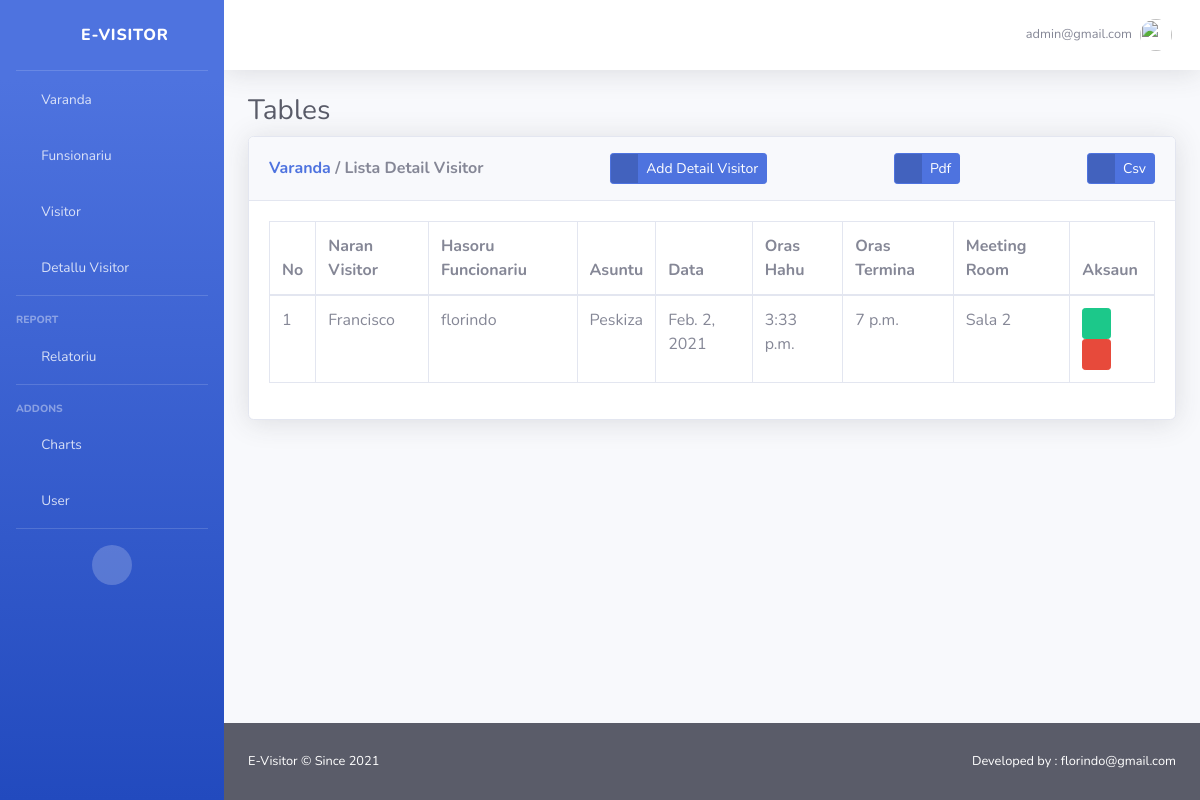
The page /detailvisitor/ (signed in) on the database its author committed.
### user/models.py (models this page shows)
class User(AbstractUser):
	is_visitor = models.BooleanField(default=False)
	is_recepcionist = models.BooleanField(default=False)
	is_funsionariu = models.BooleanField(default=False)

### admin1/models.py (models this page shows, shortened)
class DetailVisitor(models.Model):
	naranvisitor = models.ForeignKey(Visitor,on_delete=models.CASCADE)
	hasorufuncionariu = models.ForeignKey(Funcionariu,on_delete=models.CASCADE)
	asuntu = models.CharField(max_length=200,null=True)
	data = models.DateField(null=True)
	orashahu = models.TimeField(auto_now_add=True)
	orastermina = models.TimeField(auto_now_add=False)
	fatinhasoru = models.CharField(max_length=200,null=True)

class Visitor(models.Model):
	SEKSU = (
			('Mane', 'Mane'),
			('Feto', 'Feto'),
			)
	naran = models.CharField(max_length=200,null=True)
	seksu = models.CharField(max_length=200,null=True,choices=SEKSU)
	husi_diresaun = models.CharField(max_length=200,null=True)
	hela_fatin = models.CharField(max_length=200,null=True)
	nu_kontaktu = models.CharField(max_length=200,null=True)
	email = models.EmailField(max_length=200,null=True)
	user = models.ForeignKey(User, on_delete=models.CASCADE, null=True)
	def __str__(self):
		return self.naran

class Funcionariu(models.Model):
	SEXO = (
			('Mane', 'Mane'),
			('Feto', 'Feto'),
			)
	TIPU_USER = (
			('Funsionariu', 'Funsionariu'),
			('recepsionit', 'recepsionit'),
			)
	MUNICIPIO = (
			('Aileu', 'Aileu'),
			('Ainaru', 'Ainaru'),
			('Baucau', 'Baucau'),
			('Bobonaru', 'Bobonaru'),
			('Covalima', 'Covalima'),
			('Dili', 'Dili'),
			('Ermera', 'Ermera'),
			('Likisa', 'Likisa'),
			('Lautem', 'Lautem'),
			('Manatuto', 'Manatuto'),
			('Manufahi', 'Manufahi'),
			('Oecusse', 'Oecusse'),
			('Viqueque', 'Viqueque'),
			)
	naran = models.CharField(max_length=200,null=True)
	sexo = models.CharField(max_length=200,null=True,choices=SEXO)
	data_moris = models.DateField(auto_now=False,auto_now_add=False,null=True)
	hela_fatin = models.CharField(max_length=200,null=True)
	municipio = models.CharField(max_length=200,null=True,choices=MUNICIPIO)
	nu_kontaktu = models.CharField(max_length=200,null=True)
	email = models.EmailField(max_length=200,null=True)
	diresaun = models.CharField(max_length=200,null=True)
	tipu_user = models.CharField(max_length=200,null=True,choices=TIPU_USER)
	user = models.ForeignKey(User, on_delete=models.CASCADE, null=True)
	def __str__(self):
		return self.naran

### admin1/views.py (the view)
# urls.py: path('detailvisitor/',detailvisitor, name='detailvisitor'),
@login_required
def detailvisitor(request):
	listadetailvisitor = DetailVisitor.objects.all()
	data = {
	'title':"Lista DetailVisitor",
	'dadus':listadetailvisitor
	}
	return render(request,'detailvisitor.html',data)

### admin1/templates/detailvisitor.html (shortened to what this page needs)
{% extends 'main/base.html' %}
{% load static %}
{% block content %}
<div class="container-fluid">
                    <h1 class="h3 mb-2 text-gray-800">Tables</h1>
                     <div class="card shadow mb-4">
                        <div class="card-header py-3 d-flex flex-row align-items-center justify-content-between">
                            <h6 class="m-0 font-weight-bold text-primary text-muted">
                                <a href="{% url 'home' %}">Varanda</a> / Lista Detail Visitor
                            </h6>
                            <a class="btn btn-sm btn-primary btn-icon-split" href="{% url 'create_det_visitor' %}">
                                <span class="icon text-white-50">
                                    <i class="fas fa-plus"></i>
                                </span>
                                <span class="text">Add Detail Visitor</span>
                            </a>
                            <a class="btn btn-sm btn-primary btn-icon-split" href="{% url 'pdf_det_visitor' %}">
                                <span class="icon text-white-50">
                                    <i class="fas fa-print"></i>
                                </span>
                                <span class="text">Pdf</span>
                            </a>
                            <a class="btn btn-sm btn-primary btn-icon-split" href="{% url 'csv_det_visitor' %}">
                                <span class="icon text-white-50">
                                    <i class="fas fa-print"></i>
                                </span>
                                <span class="text">Csv</span>
                            </a>
                        </div>
                        <div class="card-body">
                            <div class="table-responsive">
                                <table class="table table-bordered" id="dataTable" width="100%" cellspacing="0">
                                    <thead>
                                        <tr>
                                            <th>No</th>
                                            <th>Naran Visitor</th>
                                            <th>Hasoru Funcionariu</th>
                                            <th>Asuntu</th>
                                            <th>Data</th>
                                            <th>Oras Hahu</th>
                                            <th>Oras Termina</th>
                                            <th>Meeting Room</th>
                                            <th>Aksaun</th>
                                        </tr>
                                    </thead>
                                    <tbody>
                                        {% for list in dadus %}
                                        <tr>
                                            <td>{{ forloop.counter }}</td>
                                            <td>{{ list.naranvisitor }}</td>
                                            <td>{{ list.hasorufuncionariu }}</td>
                                            <td>{{ list.asuntu }}</td>
                                            <td>{{ list.data }}</td>
                                            <td>{{ list.orashahu }}</td>
                                            <td>{{ list.orastermina }}</td>
                                            <td>{{ list.fatinhasoru }}</td>
                                                     <td><a href="{% url 'update_det_visitor' list.id %}" class="btn btn-sm btn-success">
                                                <span class="icon">
                                                    <i class="fas fa-edit"></i>
                                                </span></a>
                                               <button type="button" class="btn btn-sm btn-danger" data-toggle="modal" data-target="#delete-{{ list.id }}" style="text-decoration: none"><i class="fa fa-trash"></i></button>
                                            </td>
                                        </tr>
                                        {% endfor %}
                                    </tbody>
                                </table>
                            </div>
                        </div>
                    </div>
                </div>
{% endblock %}

### admin1/templates/main/topbar.html (shortened to what this page needs)
{% load static %}
<nav class="navbar navbar-expand navbar-light bg-white topbar mb-4 static-top shadow">
                    <ul class="navbar-nav ml-auto">
                        <li class="nav-item dropdown no-arrow">
                            <a class="nav-link dropdown-toggle" href="#" id="userDropdown" role="button"
                                data-toggle="dropdown" aria-haspopup="true" aria-expanded="false">
                                <span class="mr-2 d-none d-lg-inline text-gray-600 small">{{request.user.email}}</span>
                                <img class="img-profile rounded-circle"
                                    src=" {% static 'img/undraw_profile.svg' %}">
                            </a>
                        </li>
                    </ul>
                </nav>

### rows shown on the page
User: user.email "admin@gmail.com"
DetailVisitor: naranvisitor "Francisco", hasorufuncionariu "florindo", asuntu "Peskiza", data "Feb. 2, 2021", orashahu "3:33 p.m.", orastermina "7 p.m.", fatinhasoru "Sala 2"
